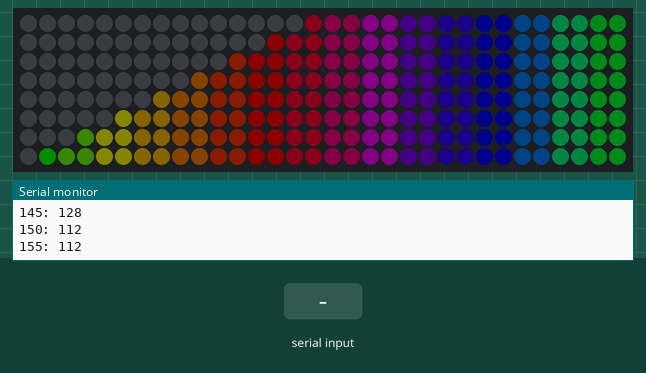
Bench run of a sketch on a simulated ESP8266 (NodeMCU). On the bench: 32×8 RGB LED matrix (first LED top left, wired row by row), the last lines printed to the serial monitor. The test bench sets the inputs (shaded band). Dim RGB values are drawn brighter than linear.

Above: at 2.8 s.
2.9 s: "90,45,200\n" received over Serial
At 4.2 s:
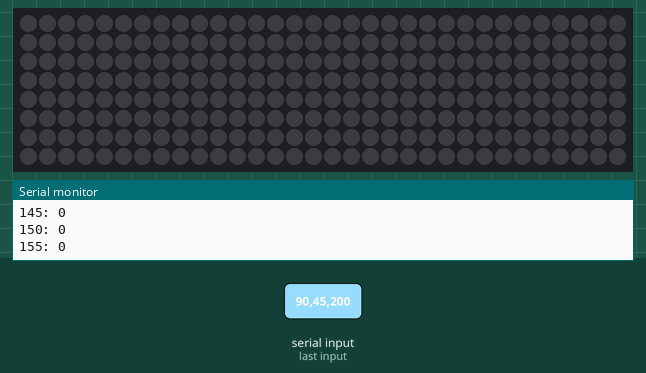
4.5 s: "30,150,10\n" received over Serial
At 5.11 s:
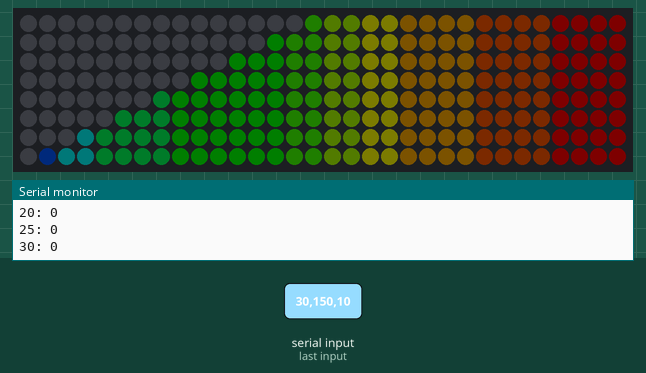
6.6 s: "90,45\n" received over Serial
At 7.9 s:
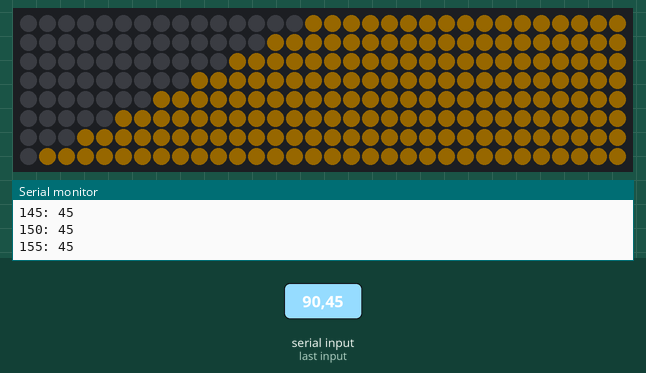
8.6 s: "30,150\n" received over Serial
At 10.3 s:
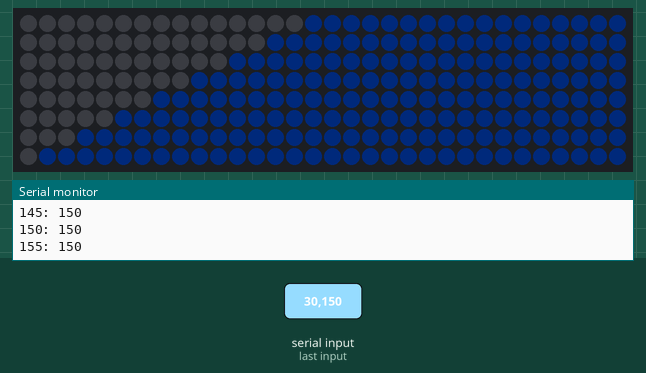
10.6 s: "1\n" received over Serial
At 11.7 s:
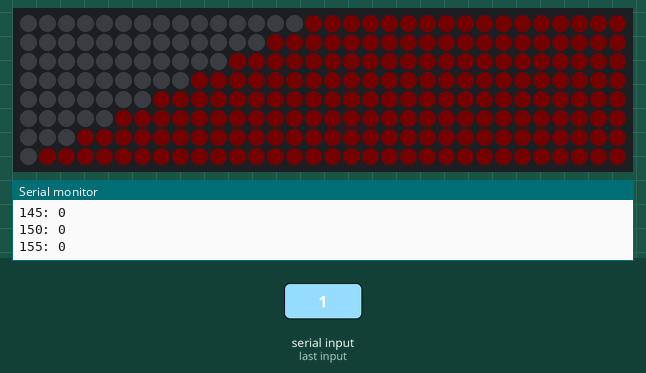
12.7 s: "1,90\n" received over Serial
At 14.2 s:
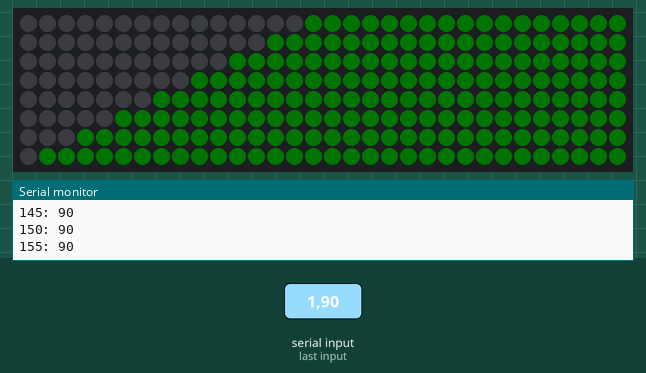
Timing chart, 0 to 15.7 s (numbered marks = the images above; inputs shaded):
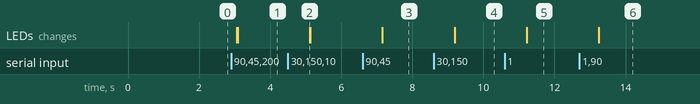

Measured:
- after the input at 2.9 s, the LEDs: first change after 0.16 s (image 1 shows a later state)
- after the input at 4.5 s, the LEDs: change after 0.61 s (image 2)
- after the input at 6.6 s, the LEDs: change after 0.56 s (image 3)
- after the input at 8.6 s, the LEDs: change after 0.59 s (image 4)
- after the input at 10.6 s, the LEDs: change after 0.61 s (image 5)
- after the input at 12.7 s, the LEDs: change after 0.54 s (image 6)

The sketch:

FastLEDHues.ino
```cpp
#include <Adafruit_GFX.h>
#include <FastLED.h>
#include <FastLED_NeoMatrix.h>

#define PIN D7
#define mw 32
#define mh 8
#define NUMMATRIX (mw*mh)

CRGB matrixleds[NUMMATRIX];

FastLED_NeoMatrix *matrix = new FastLED_NeoMatrix(matrixleds, mw, mh, 1, 1,
  NEO_MATRIX_BOTTOM     + NEO_MATRIX_RIGHT +
    NEO_MATRIX_COLUMNS + NEO_MATRIX_ZIGZAG );

void setup() {
  Serial.begin(115200);
  Serial.setTimeout(0);

  FastLED.addLeds<NEOPIXEL,PIN>(matrixleds, NUMMATRIX);
  matrix->begin();
  matrix->setTextWrap(false);
  matrix->fillScreen(0);

  CHSV hsv(10, 255, 50);
  CRGB rgb;
  hsv2rgb_rainbow(hsv, rgb);
  Serial.print(rgb[0]);
  Serial.print(rgb[1]);
  Serial.println(rgb[2]);
  hsv[0] = 0;
  hsv2rgb_rainbow(hsv, rgb);
  Serial.print(rgb[0]);
  Serial.print(rgb[1]);
  Serial.println(rgb[2]);
  hsv[0] = 245;
  hsv2rgb_rainbow(hsv, rgb);
  Serial.print(rgb[0]);
  Serial.print(rgb[1]);
  Serial.println(rgb[2]);

  if (false) {
    byte brightness = 90;
    for (byte i = 0; i < 32; i++) {
      byte hue = 24 - 2*i;
      Serial.println(hue);
//      matrix->setPassThruColor(CHSV(hue, 255, brightness));
      switch (i % 3) {
        case 0: // big contrast between all these steps
          matrix->setPassThruColor(CRGB(9, 1, 0));
          break;
        case 1:
          matrix->setPassThruColor(CRGB(10, 0, 0));
          break;
        case 2:
          matrix->setPassThruColor(CRGB(9, 0, 1));
          break;
      }
      matrix->drawLine(i, 0, i, 7, 0);
    }
    matrix->show();
  }
}

byte brightness = 55;
byte startHue = 96;
byte hueStep = 16;

void loop() {
  Serial.print(startHue);
  Serial.print(" - x*");
  Serial.print(hueStep);
  Serial.print(" @ ");
  Serial.println(brightness);

  // at 55 brightness, 80-89 are both full red and then 3 identical pink colors
  // at 60-105, there is only 1 red (at 80-84) then it becomes pink real quick
  // at 120, back to 1 red then 3 pink...
  // -> given the unpredictable abrupt changes when trying to be too fine-graied with hues,
  // better make it coarse and fix one hue for adjacent upper-half and lower-half width-5 intervals

  // unfortunate stepping artefacts but best one is first here
  // red is 55-65:
  // 0 = 90 + 16 per cat @ 50: 2 greens, 2 yellows, 2 oranges, red, pink, purple
  // 0 = 84 + 14 per cat @ 50: 1.5 greens, 3.5 yellows, dark orange, red, pink, purple
  // red in 45-55:
  // 0 = 84 + 18 per cat @ 50 brightness has 2 greens, 2 yellows, (dark) orange, red, pink, purple
  // 0 = 74 + 16 per cat @ 50 brightness has 1 green, 2 yellows, 2 oranges, red, pink, purple
  for (short pm = 0; pm < 160; pm += 5) {
    byte barHeight = (pm + 9) / 10;
    byte hueCat = (pm + 4) / 10;

    // 96 = green, 64 = yellow, 32 = orange, 0 = red, 224 = pink, 192 = purple, 160 = blue, 128 = aqua
    // 0           20           40           60       80          100           120         140ug
    // 10ug = 16degrees: left-shift 4 bits then divide by 10?
    // TODO starting at 96 gets yellow too quickly, start at 105+
    byte hue = startHue - hueStep * hueCat;
    // 100, 16
    // 105, 16
    Serial.print(pm);
    Serial.print(": ");
    Serial.println(hue);
    // https://github.com/marcmerlin/Framebuffer_GFX#color-management-and-adafruitgfx
    matrix->setPassThruColor(CHSV(hue, 255, brightness));
    matrix->drawLine(pm/5, 8, pm/5, 8 - barHeight, 0);
  }
//    matrix->setBrightness(20);
  matrix->setPassThruColor();
  matrix->setTextColor(matrix->Color(0, 0, 0));
  matrix->setCursor(0, 0);
//    matrix->print(F("test"));

  matrix->show();

  while (!Serial.available()) {
    delay(1000);
  }
  brightness = Serial.parseInt();
  startHue = Serial.parseInt();
  hueStep = Serial.parseInt();
}
```
